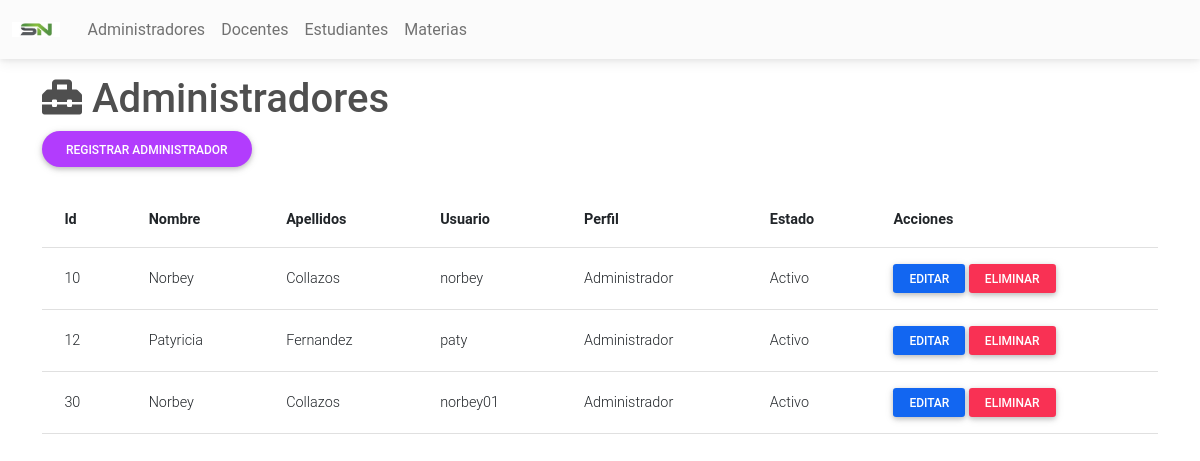
/Administradores/Pages/index.php (signed in), run on the app's committed database.
### tables this page shows
CREATE TABLE `usuarios` (
  `ID_USUARIO` int(15) NOT NULL,
  `NOMBRE` varchar(60) NOT NULL,
  `APELLIDO` varchar(60) NOT NULL,
  `USUARIO` varchar(40) NOT NULL,
  `PASS` varchar(80) NOT NULL,
  `PERFIL` varchar(30) NOT NULL,
  `ESTADO` varchar(20) NOT NULL
);

### Conexion.php (called while the page is built, shortened)
<?php
class Conexion{
    private $drive = "mysql";
    private $host = "localhost";
    private $dbname = "notas";
    private $usuario = "root";
    private $contrasena = "";
    public function __construct()
    {
        try {
            $db = new PDO("{$this->drive}:host={$this->host};dbname={$this->dbname}", $this->usuario, $this->contrasena);
            $db->setAttribute(PDO::ATTR_ERRMODE, PDO::ERRMODE_EXCEPTION);
            return $db;
        } catch (PDOException $e) {
            echo "Ha surgido un error: Detalle: " . $e->getMessage();
        }
    }
}
?>

### Administradores/Modelo/Administradores.php (called while the page is built, shortened)
<?php
require_once("../../Conexion.php");
class Administradores extends Conexion {
    public function __construct(){
        $this->db = parent::__construct();
    }
    public function get(){
        $rows = null;
        $statement = $this->db->prepare("SELECT * FROM usuarios WHERE PERFIL = 'Administrador'");
        $statement->execute();
        while($result = $statement->fetch()){
            $rows[] = $result;
        }
        return $rows;
    }
}
?>

### Administradores/Pages/index.php (the view, shortened to what this page needs)
<?php
require_once("../Modelo/Administradores.php");
$ModeloAdministradores = new Administradores();
$Administradores = $ModeloAdministradores->get();
?>
<!DOCTYPE html>
<html lang="en">
<head>
</head>
<body>
    <?php include("../../cabecera.php"); ?>
    <div class="container mt-3">
        <h1><i class="fas fa-toolbox"></i> Administradores</h1>
        <a href="add.php" class="btn btn-secondary btn-rounded">Registrar Administrador</a><br><br>
        <table class="table align-middle">
            <thead>
                <tr>
                    <th class="fw-bold">Id</th>
                    <th class="fw-bold">Nombre</th>
                    <th class="fw-bold">Apellidos</th>
                    <th class="fw-bold">Usuario</th>
                    <th class="fw-bold">Perfil</th>
                    <th class="fw-bold">Estado</th>
                    <th class="fw-bold">Acciones</th>
                </tr>
            </thead>
            <?php
            if ($Administradores != null) {
                foreach ($Administradores as $Administrador) {
            ?>
                    <tr>
                        <td><?php echo $Administrador['ID_USUARIO'] ?></td>
                        <td><?php echo $Administrador['NOMBRE'] ?></td>
                        <td><?php echo $Administrador['APELLIDO'] ?></td>
                        <td><?php echo $Administrador['USUARIO'] ?></td>
                        <td><?php echo $Administrador['PERFIL'] ?></td>
                        <td><?php echo $Administrador['ESTADO'] ?></td>
                        <td>
                            <a href="edit.php?Id=<?php echo $Administrador['ID_USUARIO'] ?>" class="btn btn-primary btn-sm px-3">Editar</a>
                            <a href="delete.php?Id=<?php echo $Administrador['ID_USUARIO'] ?>" class="btn btn-danger btn-sm px-3">Eliminar</a>
                        </td>
                    </tr>
            <?php
                }
            }
            ?>
        </table>
    </div>
</body>
</html>

### data on the page
usuarios: ID_USUARIO "10", NOMBRE "Norbey", APELLIDO "Collazos", USUARIO "norbey", PERFIL "Administrador", ESTADO "Activo"
usuarios: ID_USUARIO "12", NOMBRE "Patyricia", APELLIDO "Fernandez", USUARIO "paty", PERFIL "Administrador", ESTADO "Activo"
usuarios: ID_USUARIO "30", NOMBRE "Norbey", APELLIDO "Collazos", USUARIO "norbey01", PERFIL "Administrador", ESTADO "Activo"
